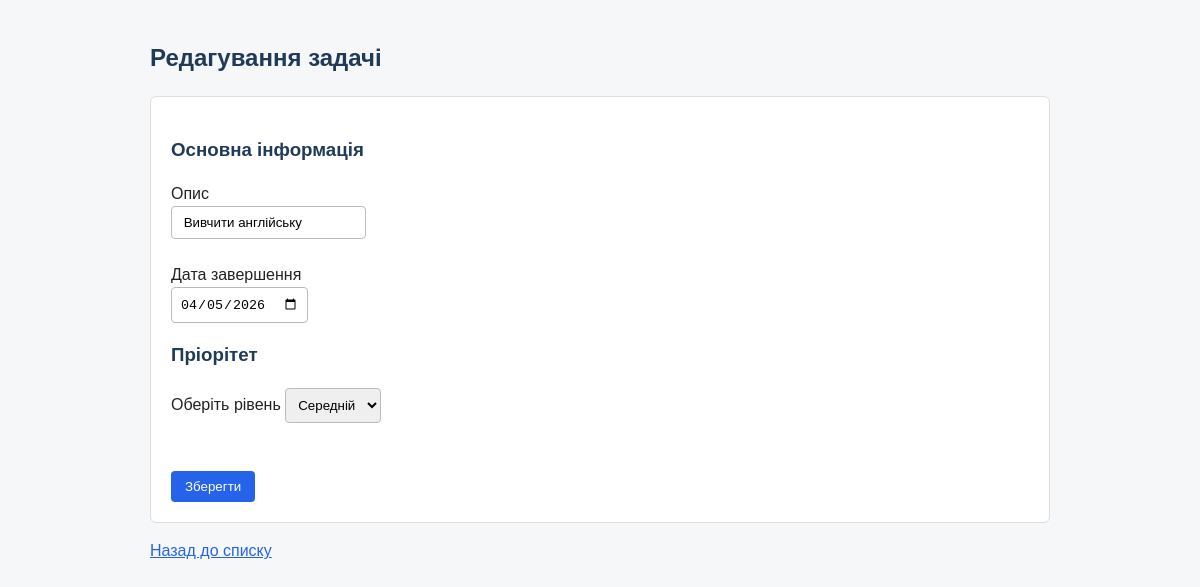
/edit_task/27 (signed in), run on the app's committed database.
### tables this page shows
CREATE TABLE tasks (
                id INTEGER PRIMARY KEY AUTOINCREMENT,
                user_id INTEGER,
                description TEXT,
                created_at TIMESTAMP NOT NULL,
                due_at TIMESTAMP NOT NULL,
                priority INTEGER NOT NULL,
                done BOOLEAN NOT NULL,
                FOREIGN KEY("user_id") REFERENCES users(id)
    );

### app.py (the view, shortened to what this page needs)
@app.route('/edit_task/<int:task_id>', methods=['GET', 'POST'])
def edit_task(task_id):
    if "username" not in session:
        return redirect(url_for('login'))
    user = db.get_user(session['username'])
    user_id = user[0]
    task = db.get_task(task_id, user_id)
    if task is None:
        flash("Задачу не знайдено")
        return redirect(url_for('tasks'))
    return render_template('edit_task.html', task=task, priority_map=priority_map)

### database.py (called while the page is built)
def get_user(username):
    conn = sqlite3.connect(DB_NAME)
    curs = conn.cursor()
    curs.execute("SELECT * FROM users WHERE username = ?", (username,))
    user = curs.fetchone()
    conn.close()
    return user

def get_task(task_id, user_id=None):
    conn = sqlite3.connect(DB_NAME)
    curs = conn.cursor()
    if user_id is None:
        curs.execute("SELECT * FROM tasks WHERE id = ?", (task_id,))
    else:
        curs.execute("SELECT * FROM tasks WHERE id = ? AND user_id = ?", (task_id, user_id))
    task = curs.fetchone()
    conn.close()
    return task

### templates/edit_task.html (shortened to what this page needs)
<!DOCTYPE html>
<html lang="uk">
<head>
    <link rel="stylesheet" href="{{ url_for('static', filename='css/style.css') }}">
</head>
<body>
    <h2>Редагування задачі</h2>
    <form method="POST" class="task-form">
        <div class="form-section">
            <h3>Основна інформація</h3>
            <div class="form-gruop">
                <label for="description">Опис</label><br>
                <input type="text" id="description" name="description" value="{{ task[2] }}" required>
            </div><br>
            <div class="form-group">
                <label for="due_at">Дата завершення</label><br>
                 <input type="date" id="due_at" name="due_at" value="{{ task[4] }}" required>
            </div>
        </div>
        <div class="form-section">
            <h3>Пріорітет</h3>
            <div class="form-gruop">
                <label for="priority">Оберіть рівень</label>
                <select name="priority">
                    {% for key, value in priority_map.items() %}
                        <option value="{{ key }}" {% if task[5] == key %}selected{% endif %}>{{ value }}</option>
                    {% endfor %}
                </select><br>
            </div><br><br>
        </div>
        <button type="submit">Зберегти</button>
    </form>
    <p><a href="{{ url_for('tasks') }}">Назад до списку</a></p>
</body>
</html>

### static/css/style.css (style rules this page uses)
body { max-width: 900px; margin: 40px auto; padding: 0 20px; font-family: Arial, sans-serif; color: #222; background: #f6f7f9; line-height: 1.5; }
h1, h2, h3 { color: #1f3b57; }
a { color: #2563eb; }
form, ol, ul { background: #fff; border: 1px solid #ddd; border-radius: 6px; padding: 20px; }
input, select { padding: 8px; border: 1px solid #bbb; border-radius: 4px; }
button { padding: 8px 14px; border: 0; border-radius: 4px; color: #fff; background: #2563eb; cursor: pointer; }

### data on the page
tasks: description "Вивчити англійську", due_at "04/05/2026", priority "Середній"
